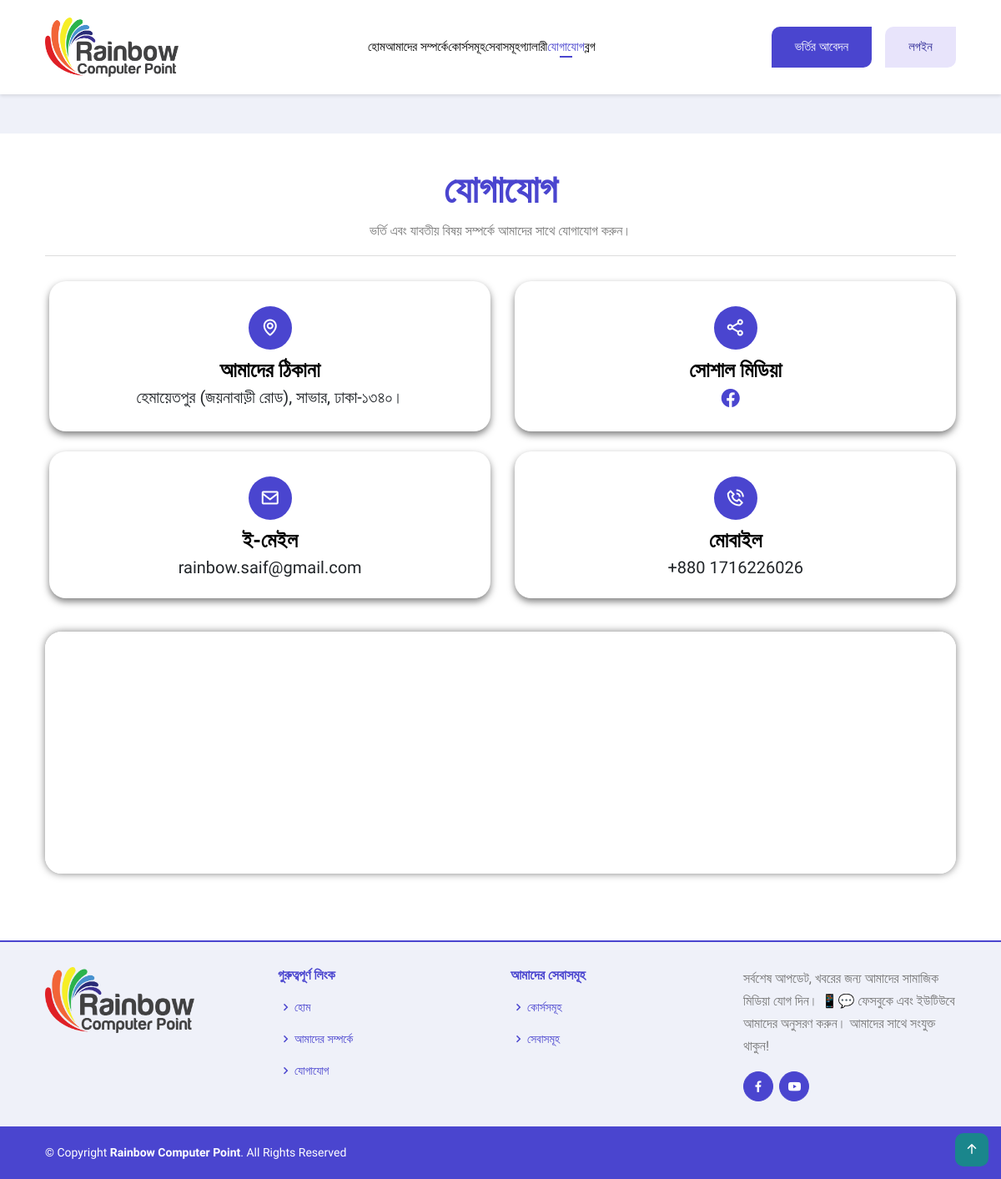
Screenshot of /contactUsPage/ with the database file from the repository.
### RainbowApp/models.py (models this page shows)
class ContactUsModel(models.Model):
    Address = models.CharField(max_length=200)
    Email = models.EmailField(max_length=100, null=True)
    Mobile = models.CharField(max_length=100, null=True)
    Facebook = models.CharField(max_length=100, null=True)
    MapLink = models.TextField(null=True)

### RainbowProject/views.py (the view)
# urls.py: path('contactUsPage/',contactUsPage, name='contactUsPage'),
def contactUsPage(request):
    contactData = ContactUsModel.objects.all()
    context = {
        'contactData':contactData,
    }
    return render(request,'contact/contactus.html',context)

### template/contact/contactus.html (shortened to what this page needs)
{% extends 'master/master.html' %}
{% block content %}
  <section id="contact" class="section contact">
    <div class="container">
      <div class="section-title">
        <h1>যোগাযোগ</h1>
        <p>ভর্তি এবং যাবতীয় বিষয় সম্পর্কে আমাদের সাথে যোগাযোগ করুন।</p>
        <hr>
      </div>
      {% for i in contactData %}
      <div class="row mt-2">
        <div class="col-md-6 d-flex align-items-stretch">
          <div class="card info-box">
            <i class="bx bx-map"></i>
            <h3>আমাদের ঠিকানা</h3>
            <p>{{i.Address}}</p>
          </div>
        </div>
        <div class="col-md-6 mt-4 mt-md-0 d-flex align-items-stretch">
          <div class="card info-box">
            <i class="bx bx-share-alt"></i>
            <h3>সোশাল মিডিয়া</h3>
            <div class="social-links">
              <a href="{{i.Facebook}}" class="facebook" target="_blank"><i
                  class="bi bi-facebook"></i></a>
            </div>
          </div>
        </div>
        <div class="col-md-6 mt-4 d-flex align-items-stretch">
          <div class="card  info-box">
            <i class="bx bx-envelope"></i>
            <h3>ই-মেইল</h3>
            <p>{{i.Email}}</p>
          </div>
        </div>
        <div class="col-md-6 mt-4 d-flex align-items-stretch">
          <div class="card info-box">
            <i class="bx bx-phone-call"></i>
            <h3>মোবাইল</h3>
            <p>{{i.Mobile}}</p>
          </div>
        </div>
        <div class="location-section">
          <div class="col-md-12 d-flex align-items-stretch">
            <iframe
              src="{{i.MapLink}}"
              frameborder="0" style="width: 100%; height: 290px;" allowfullscreen=""></iframe>
          </div>
        </div>
      </div>
      {% endfor %}
    </div>
  </section>
{% endblock content %}

### rows the page displays
ContactUsModel: Address "হেমায়েতপুর (জয়নাবাড়ী রোড), সাভার, ঢাকা-১৩৪০।", Email "rainbow.saif@gmail.com", Mobile "+880 1716226026"
